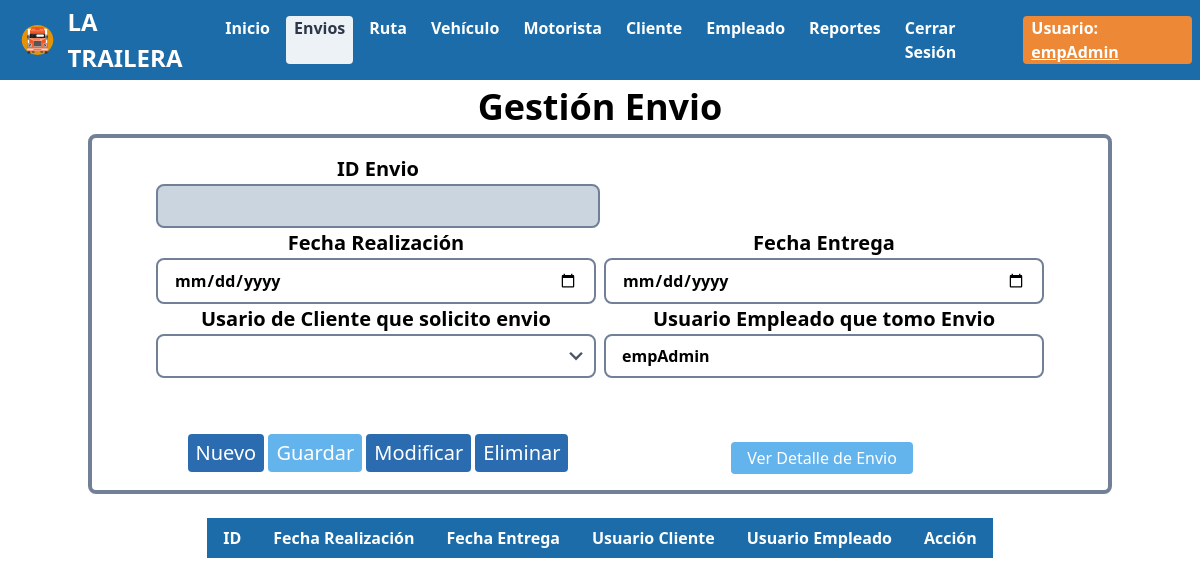
Page /controllers/controlEnvio.php (signed in) on the earlier database version.
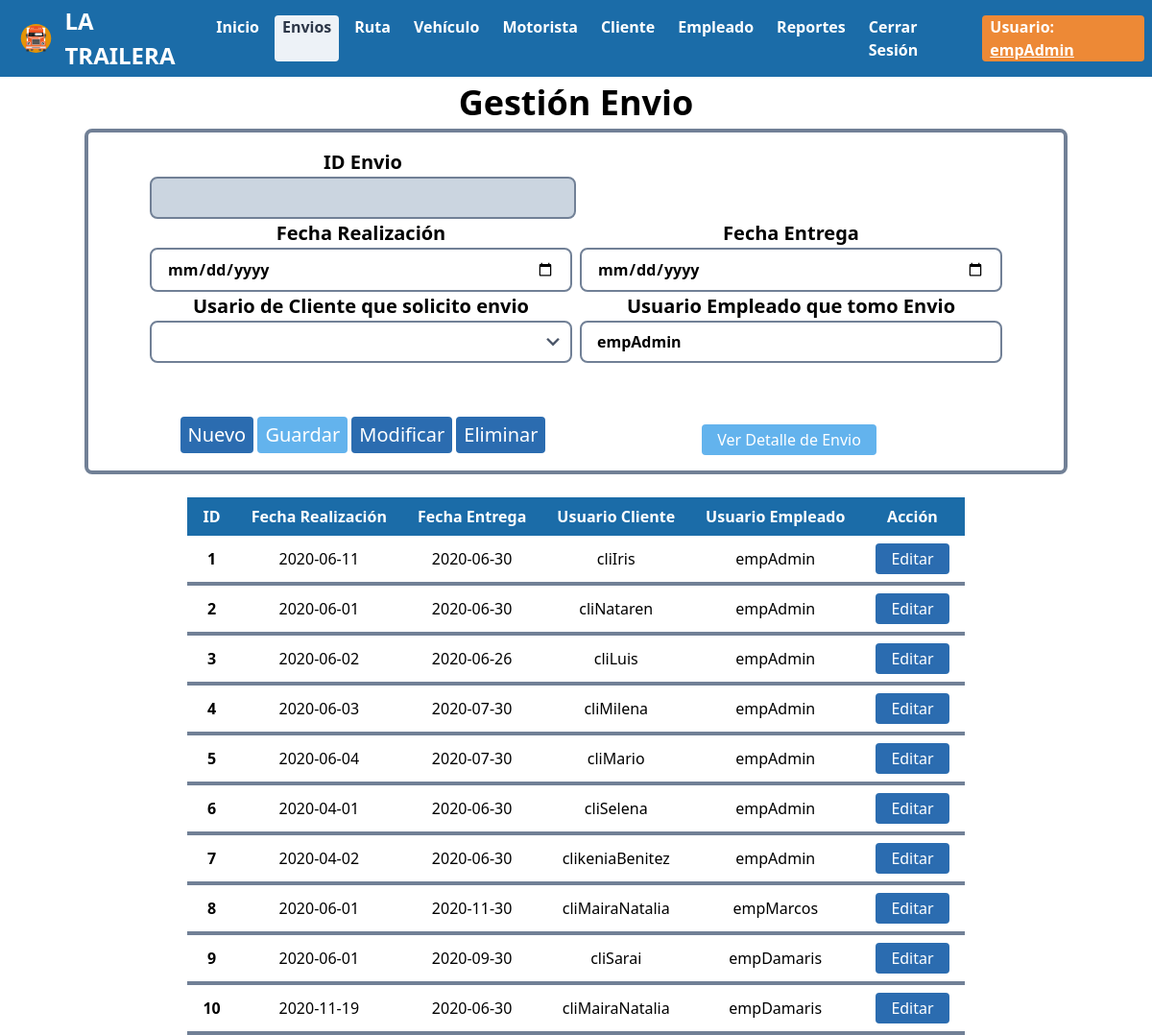
Same page on the later database version.
### tables this page shows
CREATE TABLE `envio` (
  `idEnvio` int(11) NOT NULL,
  `fechaRealizacion` date NOT NULL,
  `fechaEntrega` date NOT NULL,
  `idCliente` int(11) NOT NULL,
  `idEmpleado` int(11) NOT NULL
);

CREATE TABLE `usuariocli` (
  `idUsuarioCli` int(11) NOT NULL,
  `usuarioCli` varchar(40) NOT NULL,
  `passwordCli` varchar(1000) NOT NULL
);

CREATE TABLE `usuarioemp` (
  `idUsuarioEmp` int(11) NOT NULL,
  `usuarioEmp` varchar(50) NOT NULL,
  `password` varchar(1000) NOT NULL,
  `rol` varchar(50) NOT NULL
);

### controllers/controlEnvio.php (called while the page is built, shortened)
<?php
	require '../models/envioModel.php';
	$obj= new EnvioModel();
	$datos = $obj->getEnvio();
	$datosUsuarioCli = $obj->getUsuarioCli();
	require '../views/envioVista.php';
?>

### db/conexion.php (called while the page is built, shortened)
<?php
    class Conexion {
        function __construct() {
            $this->con=new mysqli(SERVER,USER,PASSWORD,BASE);
        }
    }
?>

### models/envioModel.php (called while the page is built, shortened)
<?php
	require '../db/conexion.php';
	require 'envio.php';
	class EnvioModel extends Conexion{
		function getEnvio(){
			$res=$this->con->query("select e.idEnvio, e.fechaRealizacion, e.fechaEntrega, e.idCliente, e.idEmpleado, uc.usuarioCli, ue.usuarioEmp, uc.idUsuarioCli, ue.idUsuarioEmp from envio e
			INNER JOIN cliente c on e.idCliente = c.idCliente
			INNER JOIN usuariocli uc on c.idUsuarioCli = uc.idUsuarioCli
			INNER JOIN empleado emp on e.idEmpleado = emp.idEmpleado
			INNER JOIN usuarioemp ue on emp.idUsuarioEmp = ue.idUsuarioEmp");
			$r=array();
			while($row=$res->fetch_assoc()) {
				$e= new Envio($row['idEnvio'],$row['fechaRealizacion'],$row['fechaEntrega'],$row['idCliente'],$row['idEmpleado'],$row['usuarioCli'],$row['usuarioEmp'],$row['idUsuarioCli'],$row['idUsuarioEmp']);
				$r[]=$e;
			}
			return $r;
		}
		function getUsuarioCli(){
			$res=$this->con->query("select * from usuariocli");
			$r=array();
			while($row=$res->fetch_assoc()){
				$r[]=$row;
			}
			return $r;
		}
	}
	?>

### models/envio.php (called while the page is built, shortened)
<?php
	class Envio{
		private $idEnvio;
		private $fechaRealizacion;
		private $fechaEntrega;
		private $usuarioCli;
		private $usuarioEmp;
		private $idUsuarioCli;
		function __construct($idEnvio,$fechaRealizacion,$fechaEntrega,$idCliente,$idEmpleado,$usuarioCli,$usuarioEmp,$idUsuarioCli,$idUsuarioEmp){
			$this->idEnvio=$idEnvio;
			$this->fechaRealizacion=$fechaRealizacion;
			$this->fechaEntrega=$fechaEntrega;
			$this->usuarioCli=$usuarioCli;
			$this->usuarioEmp=$usuarioEmp;
			$this->idUsuarioCli=$idUsuarioCli;
		}
		function getIdEnvio(){
			return $this->idEnvio;
		}
		function getFechaRealizacion(){
			return $this->fechaRealizacion;
		}
		function getFechaEntrega(){
			return $this->fechaEntrega;
		}
		function getUsuarioCli(){
			return $this->usuarioCli;
		}
		function getUsuarioEmp(){
			return $this->usuarioEmp;
		}
		function getIdUsuarioCli(){
			return $this->idUsuarioCli;
		}
	}
?>

### views/envioVista.php (the view, shortened to what this page needs)
<!DOCTYPE html>
<html lang="es">
<head>
    <link rel="stylesheet" href="dependencias/tailwind.css">
    <link rel="stylesheet" href="css/menu.css">
</head>
<body>
    <?php
        $currentPage='Envios';
        require 'menu/menuAdmin.php';
    ?>
    <div class="text-center">
        <span class="font-bold text-4xl">Gestión Envio</span>
    </div>
    <center>
    <section>
        <div class="container">
            <div class="px-16 py-4 border-4 border-gray-600 rounded-lg">
            <form action="#" method="POST" id="f">
                    <div class="md:flex">
                        <div class="w-full md:w-1/2">
                            <span class="font-bold text-xl">ID Envio</span>
                            <input type="text" name="idEnvio" id="idEnvio" class="bg-gray-400 focus:outline-none focus:shadow-outline border-2 border-gray-600 rounded-lg py-2 px-4 block w-full appearance-none leading-normal font-bold" readonly="true">
                        </div>
                    </div>
                    <div class="md:flex">
                        <div class="w-full md:w-1/2">
                            <span class="font-bold text-xl">Fecha Realización</span>
                            <input type="date" name="fechaRealizacion" id="fechaRealizacion" class="bg-white focus:outline-none focus:shadow-outline border-2 border-gray-600 rounded-lg py-2 px-4 block w-full appearance-none leading-normal font-bold" required>
                        </div>
                        <div class="w-full md:w-1/2 md:ml-2">
                            <span class="font-bold text-xl">Fecha Entrega</span>
                            <input type="date" name="fechaEntrega" id="fechaEntrega" class="bg-white focus:outline-none focus:shadow-outline border-2 border-gray-600 rounded-lg py-2 px-4 block w-full appearance-none leading-normal font-bold" required>
                        </div>
                    </div>
                    <div class="md:flex">
                        <div class="w-full md:w-1/2">
                            <span class="font-bold text-xl">Usario de Cliente que solicito envio</span>
                            <div class='relative'>
                            <select name="usuarioCli" id="usuarioCli" class="bg-white focus:outline-none focus:shadow-outline border-2 border-gray-600 rounded-lg py-2 px-4 block w-full appearance-none leading-normal font-bold" required>
                                    <option value=""></option>
                                    <?php
                                        foreach ($datosUsuarioCli as $u) {
                                            echo "<option value=".$u['idUsuarioCli'].">".$u['usuarioCli']."</option>";
                                        }
                                    ?>
                            </select>
                            <div class="pointer-events-none absolute inset-y-0 right-0 flex items-center px-2 text-gray-700">
                            </div>
                            </div>
                        </div>
                        <div class="w-full md:w-1/2 md:ml-2">
                            <span class="font-bold text-xl">Usuario Empleado que tomo Envio</span>
                            <input type="text" name="usuarioEmp" id="usuarioEmp" class="bg-white focus:outline-none focus:shadow-outline border-2 border-gray-600 rounded-lg py-2 px-4 block w-full appearance-none leading-normal font-bold" readonly="true" value="<?php echo $_SESSION["administrador"]; ?>">
                        </div>
                    </div>
                <br>
                     <br>
            <div class='md:flex'>
                <div class="w-full md:w-1/2">
                    <input type="reset"  class="bg-blue-700 hover:bg-red-800 text-white text-xl mt-2 py-1 px-2 rounded" value="Nuevo" onclick="$('#g').attr('disabled',false);desactivar()">
                    <input type="submit" name="guardar" id="g" value="Guardar" class="bg-blue-400 text-white text-xl mt-2 py-1 px-2 rounded cursor-not-allowed" disabled='true'>
                    <input type="submit" name="modificar" value="Modificar" class="bg-blue-700 hover:bg-red-800 text-white text-xl mt-2 py-1 px-2 rounded">
                    <input type="button" id="eliminar" name="eliminar" value="Eliminar" class="bg-blue-700 hover:bg-red-800 text-white text-xl mt-2 py-1 px-2 rounded">
                </div>
            </form>
                <div class="w-12 md:w-1/2 mt-2">
                <form action='controlDetalleEnvio.php' method='GET'>
                        <input type='submit' class='bg-blue-400 text-white mt-2 py-1 px-4 rounded cursor-not-allowed' name='btnDetalleEnvio' id='btnDetalleEnvio' value="Ver Detalle de Envio" disabled='true'>
                </form>
                </div>
                </div>
            </div>
        <br>
            <table class="table-auto">
                    <thead>
                        <tr>
                            <th class='text-center text-white bg px-4 py-2'>ID</th>
                            <th class='text-center text-white bg px-4 py-2'>Fecha Realización</th>
                            <th class='text-center text-white bg px-4 py-2'>Fecha Entrega</th>
                            <th class='text-center text-white bg px-4 py-2'>Usuario Cliente</th>
                            <th class='text-center text-white bg px-4 py-2'>Usuario Empleado</th>
                            <th class='text-center text-white bg px-4 py-2'>Acción</th>
                        </tr>
                    </thead>
                    <tbody>
                        <?php
                            foreach ($datos as $e) {
                                $idEnvio=$e->getIdEnvio();
                                $fechaRealizacion=$e->getFechaRealizacion();
                                $fechaEntrega=$e->getFechaEntrega();
                                $usuarioCli=$e->getusuarioCli();
                                $usuarioEmp=$e->getusuarioEmp();
                                $idUsuarioCli=$e->getIdUsuarioCli();
                                echo "
                                    <tr>
                                        <td class='border-b-4 border-gray-600 rounded-lg text-center font-bold px-4 py-2'>$idEnvio</td>
                                        <td class='border-b-4 border-gray-600 rounded-lg text-center px-4 py-2'>$fechaRealizacion</td>
                                        <td class='border-b-4 border-gray-600 rounded-lg text-center px-4 py-2'>$fechaEntrega</td>
                                        <td class='border-b-4 border-gray-600 rounded-lg text-center px-4 py-2'>$usuarioCli</td>
                                        <td class='border-b-4 border-gray-600 rounded-lg text-center px-4 py-2'>$usuarioEmp</td>
                                        <td class='border-b-4 border-gray-600 rounded-lg text-center px-4 py-2'>
                                            <button onclick=$('#idEnvio').val('$idEnvio');$('#fechaRealizacion').val('$fechaRealizacion');$('#fechaEntrega').val('$fechaEntrega');$('#usuarioCli').val('$idUsuarioCli');$('#usuarioEmp').val('$usuarioEmp');$('#idEnvioD').val('$idEnvio');$('#btnDetalleEnvio').attr('disabled',false);actiBtn(); class='bg-blue-700 hover:bg-red-800 text-white py-1 px-4 rounded' id='editarbtn'>Editar</button>
                                            </td>
                                    </tr>";
                            }
                        ?>
                    </tbody>
                </table>
    </section>
</center>
</body>
</html>

### views/menu/menuAdmin.php (shortened to what this page needs)
<div class="flex">
        <div class="bg md:flex md:justify-between md:px-2 md:py-1 md:items-center w-screen">
            <div class="flex items-center justify-between px-2 py-1 md:px-0 md:py-0">
                <div class="flex items-center">
                    <a href="controlAdminVentana.php"><img class="h-12" src="img/logo/Logo-LaTrailera2.svg" alt="Logo La Trailera"></a>
                </div>
                <a href="controlAdminVentana.php"><h1 class="text-white text-2xl font-bold">LA TRAILERA</h1></a>
            </div>
                <div id="opciones" class="hidden px-1 pb-1 md:flex md:p-0">
                    <?php
                        if($currentPage == 'Inicio'){?> <a href='#' class='block px-2 font-semibold rounded text-gray-800 bg-gray-200'>Inicio</a> <?php } else { ?> <a href='controlAdminVentana.php' class='block px-2 text-white font-semibold rounded hover:text-gray-800 hover:bg-gray-200'>Inicio</a> <?php }
                        if($currentPage == 'Envios'){?> <a href='#' class='block mt-1 px-2 font-semibold rounded text-gray-800 bg-gray-200 md:mt-0 md:ml-2'>Envios</a> <?php } else { ?> <a href='controlEnvio.php' class='block mt-1 px-2 text-white font-semibold rounded hover:text-gray-800 hover:bg-gray-200 md:mt-0 md:ml-2'>Envios</a> <?php }
                        if($currentPage == 'Ruta'){?> <a href='#' class='block mt-1 px-2 font-semibold rounded text-gray-800 bg-gray-200 md:mt-0 md:ml-2'>Ruta</a> <?php } else { ?> <a href='controlRuta.php' class='block mt-1 px-2 text-white font-semibold rounded hover:text-gray-800 hover:bg-gray-200 md:mt-0 md:ml-2'>Ruta</a> <?php }
                        if($currentPage == 'Vehiculo'){?> <a href='#' class='block mt-1 px-2 font-semibold rounded text-gray-800 bg-gray-200 md:mt-0 md:ml-2'>Vehículo</a> <?php } else { ?> <a href='controlVehiculo.php' class='block mt-1 px-2 text-white font-semibold rounded hover:text-gray-800 hover:bg-gray-200 md:mt-0 md:ml-2'>Vehículo</a> <?php }
                        if($currentPage == 'Motorista'){?> <a href='#' class='block mt-1 px-2 font-semibold rounded text-gray-800 bg-gray-200 md:mt-0 md:ml-2'>Motorista</a> <?php } else { ?> <a href='controladorMotorista.php' class='block mt-1 px-2 text-white font-semibold rounded hover:text-gray-800 hover:bg-gray-200 md:mt-0 md:ml-2'>Motorista</a> <?php }
                        if($currentPage == 'Cliente'){?> <a href='#' class='block mt-1 px-2 font-semibold rounded text-gray-800 bg-gray-200 md:mt-0 md:ml-2'>Cliente</a> <?php } else { ?> <a href='controlCliente.php' class='block mt-1 px-2 text-white font-semibold rounded hover:text-gray-800 hover:bg-gray-200 md:mt-0 md:ml-2'>Cliente</a> <?php }
                        if($currentPage == 'Empleado'){?> <a href='#' class='block mt-1 px-2 font-semibold rounded text-gray-800 bg-gray-200 md:mt-0 md:ml-2'>Empleado</a> <?php } else { ?> <a href='controlEmpleado.php' class='block mt-1 px-2 text-white font-semibold rounded hover:text-gray-800 hover:bg-gray-200 md:mt-0 md:ml-2'>Empleado</a> <?php }
                        if($currentPage == 'Reportes'){?> <a href='#' class='block mt-1 px-2 font-semibold rounded text-gray-800 bg-gray-200 md:mt-0 md:ml-2'>Reportes</a> <?php } else { ?> <a href='controlReportes.php' class='block mt-1 px-2 text-white font-semibold rounded hover:text-gray-800 hover:bg-gray-200 md:mt-0 md:ml-2'>Reportes</a> <?php }
                    ?>
                    <a href="controlAdminVentana.php?c=1" class="block mt-1 px-2 text-white font-semibold rounded hover:text-gray-800 hover:bg-gray-200 md:mt-0 md:ml-2">Cerrar Sesión</a>
                    <div class="block mt-1 px-2 text-white bg-orange-500 font-semibold rounded md:mt-0 md:ml-2">Usuario: <span id="userName" class="underline"><?php echo $_SESSION["administrador"]; ?></span></div>
                </div>
            </div>
        </div>

### controllers/css/menu.css (style rules this page uses)
.bg { background-color: #1b6ca8; }

Differences in the rows shown:
added envio: idEnvio "1", fechaRealizacion "2020-06-11", fechaEntrega "2020-06-30", usuariocli.usuarioCli "cliIris", usuarioemp.usuarioEmp "empAdmin"
added envio: idEnvio "2", fechaRealizacion "2020-06-01", fechaEntrega "2020-06-30", usuariocli.usuarioCli "cliNataren", usuarioemp.usuarioEmp "empAdmin"
added envio: idEnvio "3", fechaRealizacion "2020-06-02", fechaEntrega "2020-06-26", usuariocli.usuarioCli "cliLuis", usuarioemp.usuarioEmp "empAdmin"
added envio: idEnvio "4", fechaRealizacion "2020-06-03", fechaEntrega "2020-07-30", usuariocli.usuarioCli "cliMilena", usuarioemp.usuarioEmp "empAdmin"
added envio: idEnvio "5", fechaRealizacion "2020-06-04", fechaEntrega "2020-07-30", usuariocli.usuarioCli "cliMario", usuarioemp.usuarioEmp "empAdmin"
added envio: idEnvio "6", fechaRealizacion "2020-04-01", fechaEntrega "2020-06-30", usuariocli.usuarioCli "cliSelena", usuarioemp.usuarioEmp "empAdmin"
added envio: idEnvio "7", fechaRealizacion "2020-04-02", fechaEntrega "2020-06-30", usuariocli.usuarioCli "clikeniaBenitez", usuarioemp.usuarioEmp "empAdmin"
added envio: idEnvio "8", fechaRealizacion "2020-06-01", fechaEntrega "2020-11-30", usuariocli.usuarioCli "cliMairaNatalia", usuarioemp.usuarioEmp "empMarcos"
added envio: idEnvio "9", fechaRealizacion "2020-06-01", fechaEntrega "2020-09-30", usuariocli.usuarioCli "cliSarai", usuarioemp.usuarioEmp "empDamaris"
added envio: idEnvio "10", fechaRealizacion "2020-11-19", fechaEntrega "2020-06-30", usuariocli.usuarioCli "cliMairaNatalia", usuarioemp.usuarioEmp "empDamaris"
